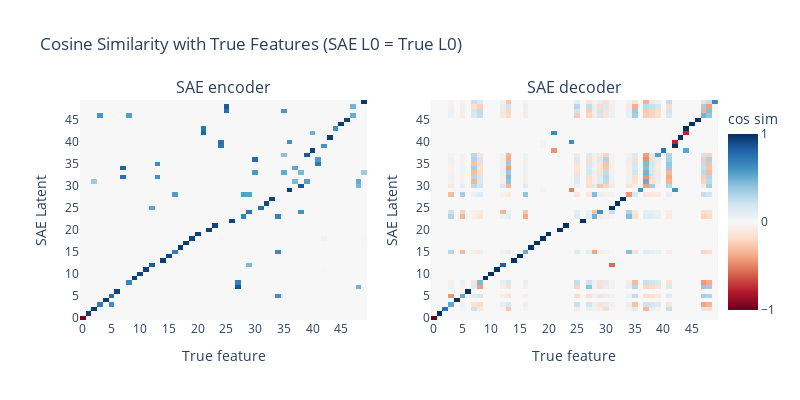

Notebook code cell kept with this figure:
### Code cell
from sparse_but_wrong.toy_models.plotting import plot_sae_feat_cos_sims, plot_sae_feat_cos_sims_seaborn

plot_sae_feat_cos_sims(sae_full, toy_model, "SAE L0 = True L0", reorder_features=True, dtick=5)
plot_sae_feat_cos_sims_seaborn(sae_full, toy_model, title="SAE L0 = True L0", reorder_features=True, decoder_only=True, width=5, height=2, dtick=5, decoder_title=None, save_path="plots/toy_l0_jumprelu/sae_l0_eq_true_l0_decoder_cos_sims.pdf")
plot_sae_feat_cos_sims_seaborn(sae_full, toy_model, title="SAE L0 = True L0", reorder_features=True, decoder_only=True, width=5, height=2, dtick=5, decoder_title=None, save_path="plots/toy_l0_jumprelu/sae_l0_eq_true_l0_decoder_cos_sims.png")

### Figure 1 — Plotly figure (JSON) as saved in the notebook; plotly's stock layout.template omitted (floating-point values rounded to 4 significant figures; data arrays with more than 128 entries replaced by an {"elided": "..."} marker saying what was removed)
{"data": [{"colorscale": [[0, "rgb(103,0,31)"], [0.1, "rgb(178,24,43)"], [0.2, "rgb(214,96,77)"], [0.3, "rgb(244,165,130)"], [0.4, "rgb(253,219,199)"], [0.5, "rgb(247,247,247)"], [0.6, "rgb(209,229,240)"], [0.7, "rgb(146,197,222)"], [0.8, "rgb(67,147,195)"], [0.9, "rgb(33,102,172)"], [1, "rgb(5,48,97)"]], "hovertemplate": "True feature: %{x}<br>SAE Latent: %{y}<br>Cosine Similarity: %{z:.3f}<extra></extra>", "showscale": false, "type": "heatmap", "xaxis": "x", "yaxis": "y", "z": {"elided": "50x50 float values"}, "zmax": 1, "zmin": -1}, {"colorbar": {"dtick": 1, "tickvals": [-1, 0, 1], "title": {"text": "cos sim"}, "x": 1}, "colorscale": [[0, "rgb(103,0,31)"], [0.1, "rgb(178,24,43)"], [0.2, "rgb(214,96,77)"], [0.3, "rgb(244,165,130)"], [0.4, "rgb(253,219,199)"], [0.5, "rgb(247,247,247)"], [0.6, "rgb(209,229,240)"], [0.7, "rgb(146,197,222)"], [0.8, "rgb(67,147,195)"], [0.9, "rgb(33,102,172)"], [1, "rgb(5,48,97)"]], "hovertemplate": "True feature: %{x}<br>SAE Latent: %{y}<br>Cosine Similarity: %{z:.3f}<extra></extra>", "type": "heatmap", "xaxis": "x2", "yaxis": "y2", "z": {"elided": "50x50 float values"}, "zmax": 1, "zmin": -1}], "layout": {"annotations": [{"font": {"size": 16}, "showarrow": false, "text": "SAE encoder", "x": 0.225, "xanchor": "center", "xref": "paper", "y": 1, "yanchor": "bottom", "yref": "paper"}, {"font": {"size": 16}, "showarrow": false, "text": "SAE decoder", "x": 0.775, "xanchor": "center", "xref": "paper", "y": 1, "yanchor": "bottom", "yref": "paper"}], "height": 400, "title": {"text": "Cosine Similarity with True Features (SAE L0 = True L0)"}, "width": 800, "xaxis": {"anchor": "y", "domain": [0, 0.45], "dtick": 5, "title": {"text": "True feature"}}, "xaxis2": {"anchor": "y2", "domain": [0.55, 1], "dtick": 5, "title": {"text": "True feature"}}, "yaxis": {"anchor": "x", "domain": [0, 1], "dtick": 5, "title": {"text": "SAE Latent"}}, "yaxis2": {"anchor": "x2", "domain": [0, 1], "dtick": 5, "title": {"text": "SAE Latent"}}}}
